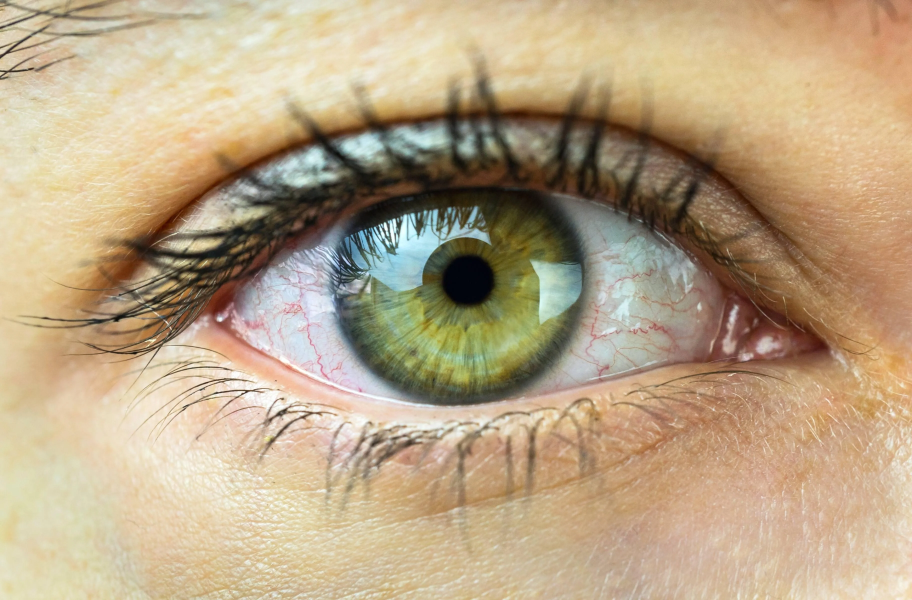
#> input picture inputs/eye.webp, 3648 x 2400 px (shown at 1/4 size)
$ python mamacita.py -i inputs/eye.webp
#> lines starting #> are read from the running program, lines starting #| are printed output that depends on the picture
import numpy as np
import matplotlib.image as mpimg
import matplotlib.pyplot as plt
from skimage.draw import line_aa, ellipse_perimeter
from math import atan2
from skimage.transform import resize
from time import time
import argparse

def rgb2gray(rgb):
    return np.dot(rgb[...,:3], [0.2989, 0.5870, 0.1140])

def adjust_contrast(image, contrast_factor):
    """
    Adjust the contrast of a grayscale image.
    contrast_factor:
    - < 1.0 for low contrast
    - = 1.0 for no change
    - > 1.0 for high contrast
    """
    # Apply contrast adjustment using the formula: new_pixel = (old_pixel - 0.5) * contrast + 0.5
    adjusted = (image - 0.5) * contrast_factor + 0.5
    # Clip values to valid range [0, 1]
    return np.clip(adjusted, 0, 1)

def largest_square(image: np.ndarray) -> np.ndarray:
    short_edge = np.argmin(image.shape[:2])  # 0 = vertical <= horizontal; 1 = otherwise
    short_edge_half = image.shape[short_edge] // 2
    long_edge_center = image.shape[1 - short_edge] // 2
    if short_edge == 0:
        return image[:, long_edge_center - short_edge_half:
                        long_edge_center + short_edge_half]
    if short_edge == 1:
        return image[long_edge_center - short_edge_half:
                     long_edge_center + short_edge_half, :]

# [10 lines left out: function create_rectangle_nail_positions, not called in this run]

def create_circle_nail_positions(shape, nail_step=2, r1_multip=1, r2_multip=1):
    height = shape[0]
    width = shape[1]

    centre = (height // 2, width // 2)
    radius = min(height, width) // 2 - 1
    rr, cc = ellipse_perimeter(centre[0], centre[1], int(radius*r1_multip), int(radius*r2_multip))
    nails = list(set([(rr[i], cc[i]) for i in range(len(cc))]))
    nails.sort(key=lambda c: atan2(c[0] - centre[0], c[1] - centre[1]))
    nails = nails[::nail_step]

    return np.asarray(nails)

def init_canvas(shape, black=False):
    if black:
        return np.zeros(shape)
    else:
        return np.ones(shape)

def get_aa_line(from_pos, to_pos, str_strength, picture):
    rr, cc, val = line_aa(from_pos[0], from_pos[1], to_pos[0], to_pos[1])
    line = picture[rr, cc] + str_strength * val
    line = np.clip(line, a_min=0, a_max=1)

    return line, rr, cc

def find_best_nail_position(current_position, nails, str_pic, orig_pic, str_strength):

    best_cumulative_improvement = -99999
    best_nail_position = None
    best_nail_idx = None

    if args.random_nails != None:
        nail_ids = np.random.choice(range(len(nails)), size=args.random_nails, replace=False)
        nails_and_ids = list(zip(nail_ids, nails[nail_ids]))
    else:
        nails_and_ids = enumerate(nails)

    for nail_idx, nail_position in nails_and_ids:

        overlayed_line, rr, cc = get_aa_line(current_position, nail_position, str_strength, str_pic)

        before_overlayed_line_diff = np.abs(str_pic[rr, cc] - orig_pic[rr, cc])**2
        after_overlayed_line_diff = np.abs(overlayed_line - orig_pic[rr, cc])**2

        cumulative_improvement =  np.sum(before_overlayed_line_diff - after_overlayed_line_diff)

        if cumulative_improvement >= best_cumulative_improvement:
            best_cumulative_improvement = cumulative_improvement
            best_nail_position = nail_position
            best_nail_idx = nail_idx

    return best_nail_idx, best_nail_position, best_cumulative_improvement

def create_art(nails, orig_pic, str_pic, str_strength, i_limit=None):

    start = time()
    iter_times = []

    current_position = nails[0]
    pull_order = [0]

    i = 0
    fails = 0
    while True:
        start_iter = time()

        i += 1

        if i%500 == 0:
            print(f"Iteration {i}")

        if i_limit == None:
            if fails >= 3:
                break
        else:
            if i > i_limit:
                break

        idx, best_nail_position, best_cumulative_improvement = find_best_nail_position(current_position, nails,
                                                                                       str_pic, orig_pic, str_strength)

        if best_cumulative_improvement <= 0:
            fails += 1
            continue

        pull_order.append(idx)
        best_overlayed_line, rr, cc = get_aa_line(current_position, best_nail_position, str_strength, str_pic)
        str_pic[rr, cc] = best_overlayed_line

        current_position = best_nail_position
        iter_times.append(time() - start_iter)

    print(f"Time: {time() - start}")
    print(f"Avg iteration time: {np.mean(iter_times)}")
    return pull_order


def scale_nails(x_ratio, y_ratio, nails):
    return [(int(y_ratio*nail[0]), int(x_ratio*nail[1])) for nail in nails]


# [34 lines left out: functions pull_order_to_array_bw, pull_order_to_array_rgb, not called in this run]

def process_single_contrast(orig_pic, nails, shape, contrast_label, image_dimens, args):
    """Process a single contrast level and return the result"""
    print(f"\n=== Processing {contrast_label} contrast ===")

    if args.wb:
        str_pic = init_canvas(shape, black=True)
        pull_order = create_art(nails, orig_pic, str_pic, 0.05, i_limit=args.pull_amount)
        blank = init_canvas(image_dimens, black=True)
    else:
        str_pic = init_canvas(shape, black=False)
        pull_order = create_art(nails, orig_pic, str_pic, -0.05, i_limit=args.pull_amount)
        blank = init_canvas(image_dimens, black=False)

    scaled_nails = scale_nails(
        image_dimens[1] / shape[1],
        image_dimens[0] / shape[0],
        nails
    )

    result = pull_order_to_array_bw(
        pull_order,
        blank,
        scaled_nails,
        args.export_strength if args.wb else -args.export_strength
    )

    return result, pull_order

if __name__ == '__main__':
    parser = argparse.ArgumentParser(description='Create String Art')
    parser.add_argument('-i', action="store", dest="input_file")
    parser.add_argument('-o', action="store", dest="output_file", default="output.png")
    parser.add_argument('-d', action="store", type=int, dest="side_len", default=300)
    parser.add_argument('-s', action="store", type=float, dest="export_strength", default=0.1)
    parser.add_argument('-l', action="store", type=int, dest="pull_amount", default=None)
    parser.add_argument('-r', action="store", type=int, dest="random_nails", default=None)
    parser.add_argument('-r1', action="store", type=float, dest="radius1_multiplier", default=1)
    parser.add_argument('-r2', action="store", type=float, dest="radius2_multiplier", default=1)
    parser.add_argument('-n', action="store", type=int, dest="nail_step", default=4)
    parser.add_argument('--wb', action="store_true")
    parser.add_argument('--rgb', action="store_true")
    parser.add_argument('--rect', action="store_true")

    args = parser.parse_args()

    LONG_SIDE = 300

    img = mpimg.imread(args.input_file)
#> img is the input picture: shape (2400, 3648, 3); mean R, G, B 184.6, 164.4, 133.9

    if np.any(img>100):
        img = img / 255

    if args.radius1_multiplier == 1 and args.radius2_multiplier == 1:
        img = largest_square(img)
#> in largest_square, `return image[:, long_edge_center - short_edge_half: long_edge_center +..`:
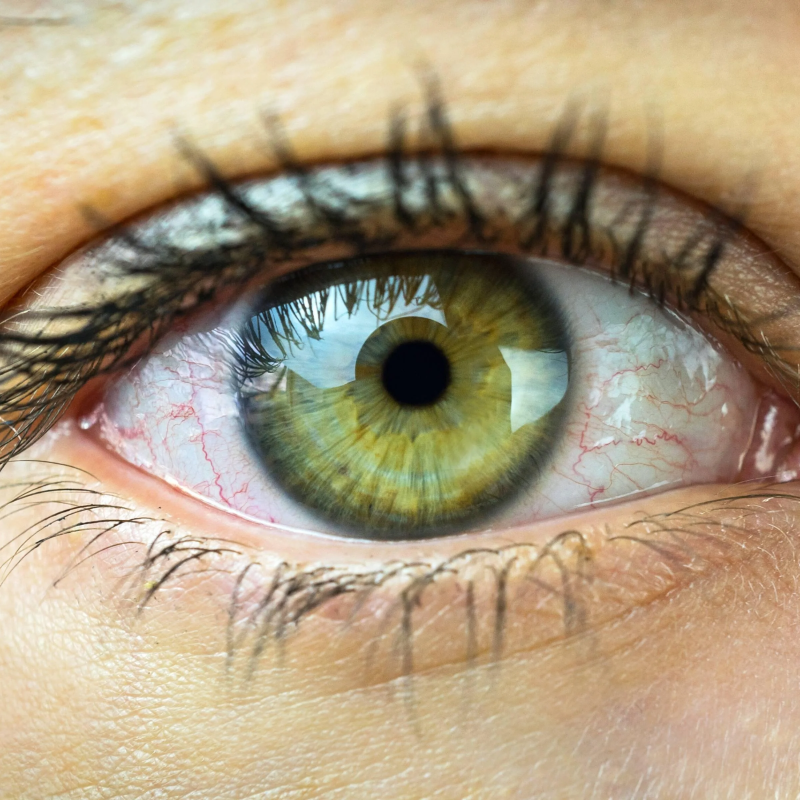
#> returned value: shape (2400, 2400, 3) float64 (shown at 1/3 size); mean of channels 0, 1, 2 0.678, 0.614, 0.506; drawn as R, G, B
        img = resize(img, (LONG_SIDE, LONG_SIDE))
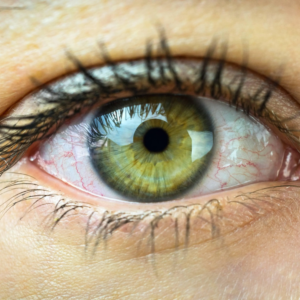
#> img: shape (300, 300, 3) float64; mean R, G, B 0.678, 0.614, 0.506

    shape = ( len(img), len(img[0]) )
#> shape = (300, 300)

    if args.rect:
        nails = create_rectangle_nail_positions(shape, args.nail_step)
    else:
        nails = create_circle_nail_positions(shape, args.nail_step, args.radius1_multiplier, args.radius2_multiplier)
#> in create_circle_nail_positions, `height = shape[0]`: height = 300
#> in create_circle_nail_positions, `centre = (height // 2, width // 2)`: centre = (150, 150)
#> in create_circle_nail_positions, `radius = min(height, width) // 2 - 1`: radius = 149
#> in create_circle_nail_positions, `rr, cc = ellipse_perimeter(centre[0], centre[1], int(radius*r1_multip)..`: rr = 848 values, max 299 at index 796, min 1 at index 798, mean 150; cc = 848 values, max 299 at index 0, min 1 at index 1, mean 150
#> in create_circle_nail_positions, `nails = list(set([(rr[i], cc[i]) for i in range(len(cc))]))`: nails = 844 pairs, first value 1 to 299, second value 1 to 299
#> in create_circle_nail_positions, `nails = nails[::nail_step]`: nails = 211 pairs, first value 1 to 299, second value 1 to 299

    print(f"Nails amount: {len(nails)}")
#| Nails amount: 211

    if args.rgb:
        print("RGB mode not supported for multi-contrast generation. Use grayscale mode instead.")
        exit(1)
    else:
        # Convert to grayscale
        base_grayscale = rgb2gray(img) * 0.9
#> in rgb2gray, `return np.dot(rgb[...,:3], [0.2989, 0.5870, 0.1140])`:
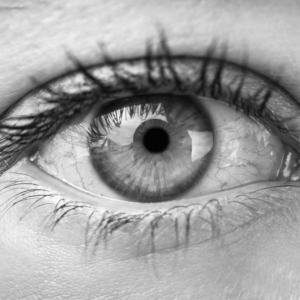
#> returned value: shape (300, 300) float64; min 0.014, max 0.987, mean 0.621
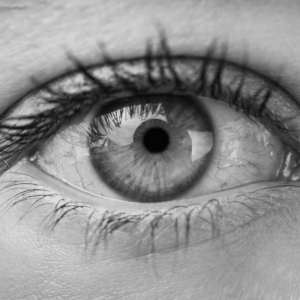
#> base_grayscale: shape (300, 300) float64; min 0.0126, max 0.888, mean 0.559

        # Define contrast levels
        contrast_levels = {
            'low': 0.5,    # Low contrast
            'mid': 0.75,    # Medium contrast (original)
            'high': 0.87    # High contrast
        }

        image_dimens = int(args.side_len * args.radius1_multiplier), int(args.side_len * args.radius2_multiplier)

        # Generate base filename without extension
        base_filename = args.output_file.rsplit('.', 1)[0] if '.' in args.output_file else args.output_file

        # Process each contrast level
        for contrast_name, contrast_factor in contrast_levels.items():
            # Apply contrast adjustment
            adjusted_grayscale = adjust_contrast(base_grayscale, contrast_factor)

            # Process with the existing algorithm (completely unchanged)
#> (the run stopped early here; a loop or call above may not have finished)
